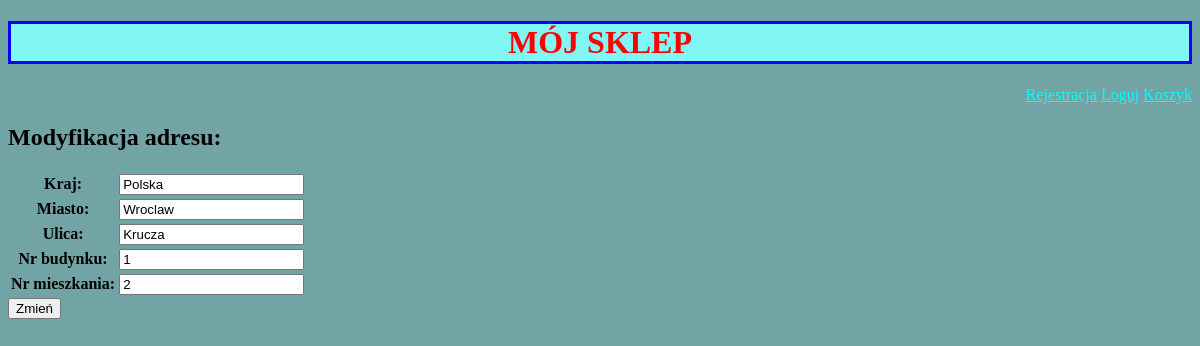
The app's page /adres/update/1 (signed in), older data.
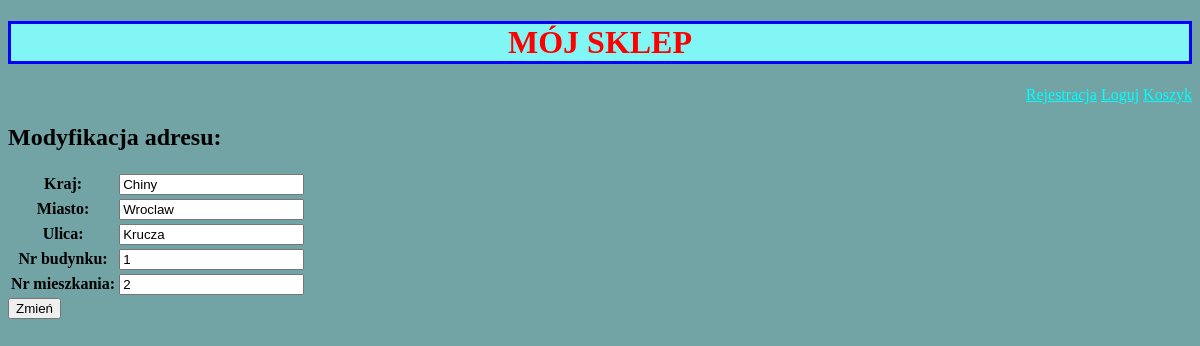
The same page, newer data.
### sklepApp/models.py (models this page shows, shortened)
class Adres(models.Model):
    kraj = models.CharField(max_length=100)
    miasto = models.CharField(max_length=100)
    ulica = models.CharField(max_length=100)
    nr_budynku = models.IntegerField()
    nr_mieszkania = models.IntegerField()

### sklepApp/views.py (the view)
# urls.py: path('adres/update/<pk>', AdresUpdateView.as_view(), name='adres_update'),
class AdresUpdateView(LoginRequiredMixin, UpdateView):
    template_name = 'adres_form.html'
    model = Adres
    form_class = AdresForm
    success_url = reverse_lazy('adres')

### sklepApp/forms.py
class AdresForm(forms.ModelForm):
    class Meta:
        model = Adres
        fields = "__all__"
    kraj = forms.CharField(max_length=100)
    miasto = forms.CharField(max_length=100)
    ulica = forms.CharField(max_length=100)
    nr_budynku = forms.IntegerField(min_value=1)
    nr_mieszkania = forms.IntegerField(min_value=1)

### sklepApp/templates/adres_form.html (shortened to what this page needs)
<!DOCTYPE html>
<html lang="en">
<head>
</head>
<body>
    {% extends 'base.html' %}
    {% block content %}
    <h2>Modyfikacja adresu:</h2>
    <form method="post">
        <table> {{ form }} </table>
        <input type="submit" value="Zmień", class="dodaj">
    </form>
    {% endblock %}

Row changes from the older to the newer data that the page shows:
changed Adres "Wroclaw": kraj "Polska" → "Chiny"
